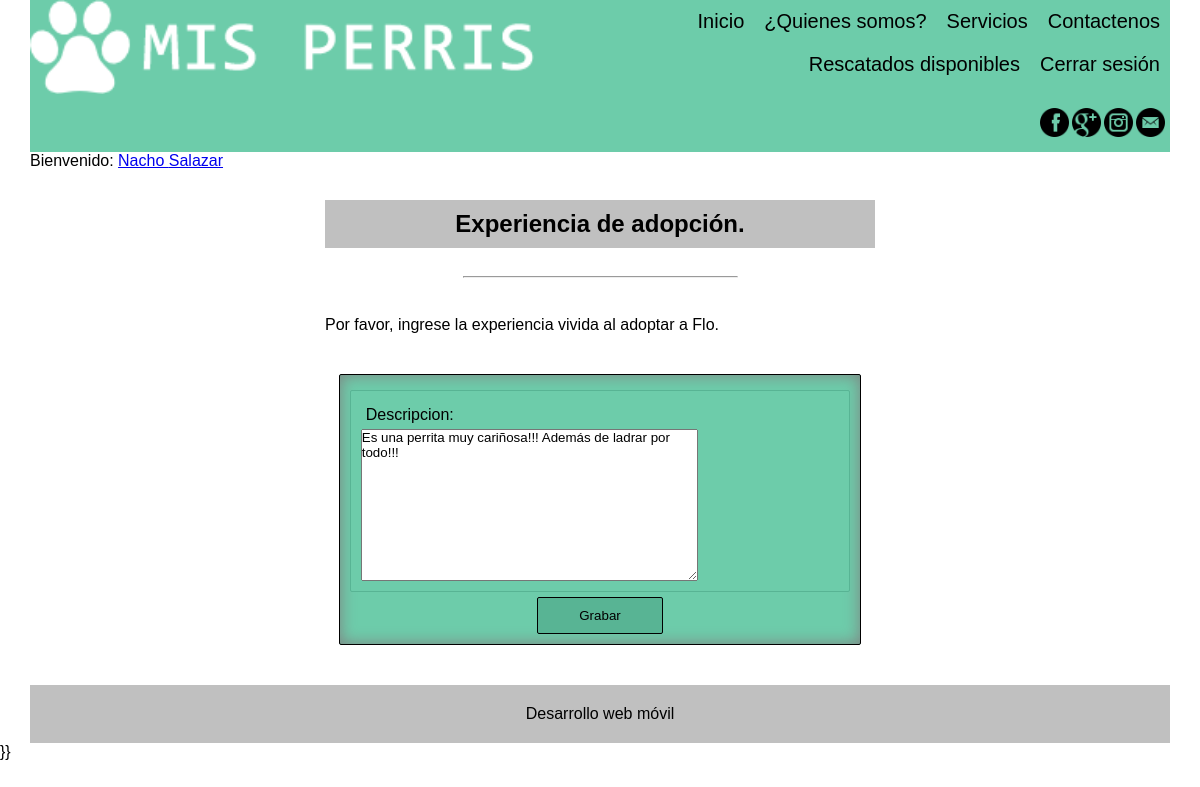
Screenshot of /experienciaAdopcion/9/26/ (signed in) with the database file from the repository.
### misPerrisDJ/models.py (models this page shows, shortened)
class Mascota(models.Model):
    tipos = (('', 'Seleccione un estado.'), ('r', 'Rescatado'),
             ('a', 'Adoptado'), ('d', 'Disponible'))
    id = models.AutoField(primary_key=True)
    nombre = models.CharField(max_length=25)
    raza = models.CharField(max_length=30)
    estado = models.CharField(max_length=1, choices=tipos, default='r')
    descripcion = models.TextField(max_length=100)
    imagen = models.ImageField(upload_to='rescatados')
    class meta:
        ordering = ['nombre']

class Adopcion(models.Model):
    idPersona = models.ForeignKey(Persona, on_delete=models.CASCADE)
    idMascota = models.ForeignKey(Mascota, on_delete=models.CASCADE)
    descripcion = models.TextField(max_length=100, null=True, blank=True, default='')

### misPerrisDJ/views.py (the view)
# urls.py: url(r'^experienciaAdopcion/(?P<pkPersona>\d+)/(?P<pkMascota>\d+)/$',
@login_required(login_url='iniciarSesion')
def experienciaAdopcion(request, pkPersona, pkMascota):
    if request.user.is_superuser:
        return redirect('sinAcceso')
    if request.method == "POST":
        form = registrarExperienciaForm(request.POST)
        if form.is_valid():
            data = form.cleaned_data
            miPersona = Persona.objects.get(id=pkPersona)
            miMascota = Mascota.objects.get(id=pkMascota)
            miAdopcion = Adopcion.objects.get(
                Q(idPersona=miPersona) & Q(idMascota=miMascota))
            miAdopcion.descripcion = data.get('descripcion')
            miAdopcion.save()
            return redirect('infoPersona', nomUsuario=miPersona.rut)
    else:
        miPersona = Persona.objects.get(id=pkPersona)
        miMascota = Mascota.objects.get(id=pkMascota)
        miAdopcion = Adopcion.objects.get(
            Q(idPersona=miPersona) & Q(idMascota=miMascota))
        form = registrarExperienciaForm(instance=miAdopcion)
    return render(request, "registrarExperiencia.html", {
        'form': form,
        'mascota': miMascota
    })

### misPerrisDJ/forms.py
class registrarExperienciaForm(ModelForm):
    class Meta:
        model = Adopcion
        fields = ['descripcion']

### misPerrisDJ/templates/registrarExperiencia.html (shortened to what this page needs)
{% extends 'maqueta.html' %}
{% load staticfiles %}
    {% block cssHead %}
    <link rel="stylesheet" href="{% static 'css/normal.css' %}"> {% endblock %}
    {% block contenido %}
    <section>
        <div id="contenedorForm" class="contenedor-formulario">
            <h1>Experiencia de adopción.</h1>
            <br>
            <hr><br>
            <p>
                Por favor, ingrese la experiencia vivida al adoptar a {{ mascota.nombre|capfirst }}.
            </p>
            <p>
            <form method="post">
                {% for field in form.visible_fields %}
                    <div class="contenedor-campo">
                        {{ field.label_tag }}
                        {{ field }}
                    </div>
                {% endfor %}
                <button class="boton" type="submit">Grabar</button>
            </form>
        </p>
        </div>
    </section>
    {% endblock %}

### misPerrisDJ/templates/maqueta.html (shortened to what this page needs)
{% load staticfiles %}
<!DOCTYPE html>
<html lang="es">
<head>
    <link rel="stylesheet" href="{% static 'css/maqueta.css' %}">
    {% block cssHead %}
    {% endblock %}
</head>
<body>
    <div class="contenedor-generico">
        <header>
            <div class="contenedor-header">
                <img src="{% static 'img/logo_mis_perris.png' %}" alt="Fundacion Mis Perris">
            </div>
            <nav class="contenedor-header">
                    <a href="{% url 'inicio' %}">Inicio</a>
                    <a href="#">¿Quienes somos?</a>
                    <a href="#">Servicios</a>
                    <a href="#">Contactenos</a>
                    {% if not request.user.is_authenticated %}
                        <a href="{% url 'iniciarSesion' %}">Iniciar sesión</a>
                    {% else %}
                        {% if request.user.is_superuser %}
                            <a href="{% url 'mantenedorRescatados' %}">Mantenedor rescatados</a>
                        {% else %}
                            <a href="{% url 'listaRescatados' %}">Rescatados disponibles</a>
                        {% endif %}
                        <a href="{% url 'cerrarSesion' %}">Cerrar sesión</a>
                    {% endif %}
            </nav>
            <div class="contenedor-redes-sociales">
                <a href="#">
                    <img src="{% static 'img/redes-sociales/facebook.png' %}" alt="Facebook">
                </a>
                <a href="#">
                    <img src="{% static 'img/redes-sociales/google+.png' %}" alt="Google+">
                </a>
                <a href="#">
                    <img src="{% static 'img/redes-sociales/instagram.png' %}" alt="instagram">
                </a>
                <a href="#">
                    <img src="{% static 'img/redes-sociales/mail.png' %}" alt="Correo electrónico">
                </a>
            </div>
        </header>
        <div>
            {% if request.user.is_authenticated %}
                {% if request.user.is_superuser %}
                    Bienvenido: {{ request.user.username|capfirst}} {{ request.user.last_name|capfirst }}
                {% else %}
                    Bienvenido:
                    <a href="{% url 'infoPersona' nomUsuario=request.user.username %}">{{ request.user.first_name|capfirst}} {{ request.user.last_name|capfirst }}</a>
                {% endif %}
            {% else %}
            Bienvenido: Usuario anónimo.
            {% endif %}
        </div>
        {% block contenido %} {% endblock %}
        <footer>
            <p>Desarrollo web móvil</p>
        </footer>
    </div>
     }}
</body>
</html>

### misPerrisDJ/static/css/maqueta.css (style rules this page uses)
.boton { padding: 10px; border: 1px solid black; border-radius: 2px; }

### misPerrisDJ/static/css/normal.css (style rules this page uses)
h1 { width: 100%; padding: 10px; text-align: center; background-color: silver }
.contenedor-formulario { margin: auto; padding: 10px; }
form { width: 95%; margin: auto; padding: 10px; border: 1px solid black; box-shadow: inset 0 0 1em gray; border-radius: 2px; display: flex; flex-flow: column nowrap; justify-content: center; align-items: center; background-color: #6dccaa; }
.contenedor-campo { width: 100%; max-width: 100%; margin: 5px; padding: 10px; display: flex; flex-flow: row wrap; justify-content: flex-start; align-items: flex-start; border: 1px solid #58b494; border-radius: 2px; background-color: #6dccaa; }
form label { width: 30%; margin: 5px; }
form button { width: 25%; margin: auto; padding: 10px; background-color: #58b494; border: 1px solid black; border-radius: 2px; }
hr { width: 50%; margin: auto; }

### misPerrisDJ/static/css/presentacion/estilos-comunes.css (style rules this page uses)
* { margin: 0; padding: 0; font-family: Arial; box-sizing: border-box; }
body { background-color: white; }
.contenedor-generico { background-color: white; width: 95%; max-width: 95%; margin: auto; display: flex; flex-flow: row wrap; justify-content: flex-start; align-items: stretch; }

### misPerrisDJ/static/css/presentacion/cabecera.css (style rules this page uses)
header { width: 100%; display: flex; flex-flow: row wrap; justify-content: flex-start; align-items: flex-start; background-color: #6dccaa; }
.contenedor-header { width: 50%; min-width: 50%; max-width: 50%; }
header img { width: 90%; max-width: 90%; min-width: 90%; }
header nav.contenedor-header { display: flex; flex-flow: row wrap; justify-content: flex-end; align-items: flex-start; }
header nav a { text-decoration: none; font-size: 20px; padding: 10px; margin: 0; text-align: center; text-decoration: none; color: black; }

### misPerrisDJ/static/css/presentacion/redes-sociales.css (style rules this page uses)
.contenedor-redes-sociales { width: 100%; height: 50px; max-height: 50px; margin: 2px; display: flex; flex-direction: row; justify-content: flex-end; align-items: center; }

### misPerrisDJ/static/css/presentacion/cuerpo-pagina.css (style rules this page uses)
section { width: 100%; display: flex; flex-flow: row wrap; justify-content: space-between; align-items: flex-start; background-color: white; }
section div { width: 50%; max-width: 50%; display: flex; flex-flow: column wrap; justify-content: space-between; }
section div h1, section div h3, section div p { margin-top: 20px; margin-bottom: 10px; }
hr { width: 5%; margin: 10px; size: 5px; color: black; }

### misPerrisDJ/static/css/presentacion/pie-pagina.css (style rules this page uses)
footer { width: 100%; padding: 20px; text-align: center; background-color: silver; }

### rows the page displays
Mascota: nombre "Flo"
Adopcion: visible_fields "Es una perrita muy cariñosa!!! Además de ladrar por todo!!!"

### other values shown
{{ request.user.first_name|capfirst }} "Nacho"
{{ request.user.last_name|capfirst }} "Salazar"
{{ field.label_tag }} "Descripcion:"
